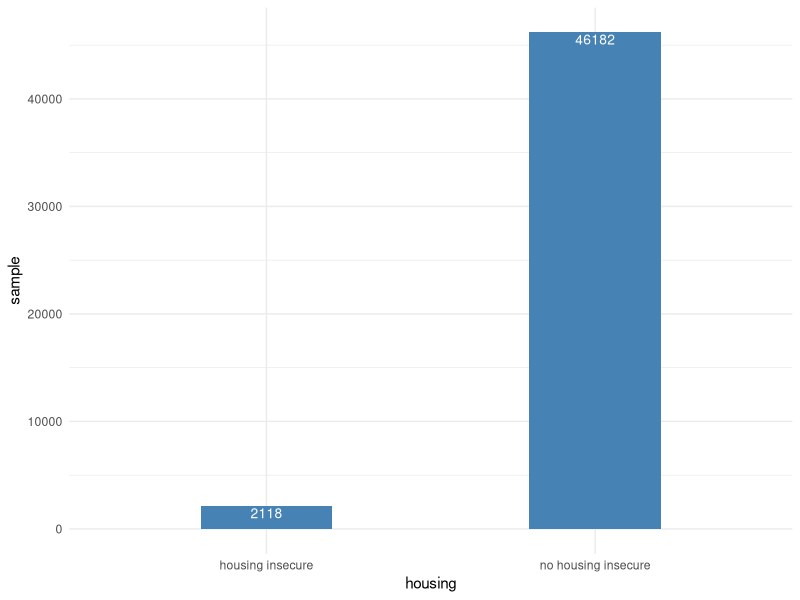
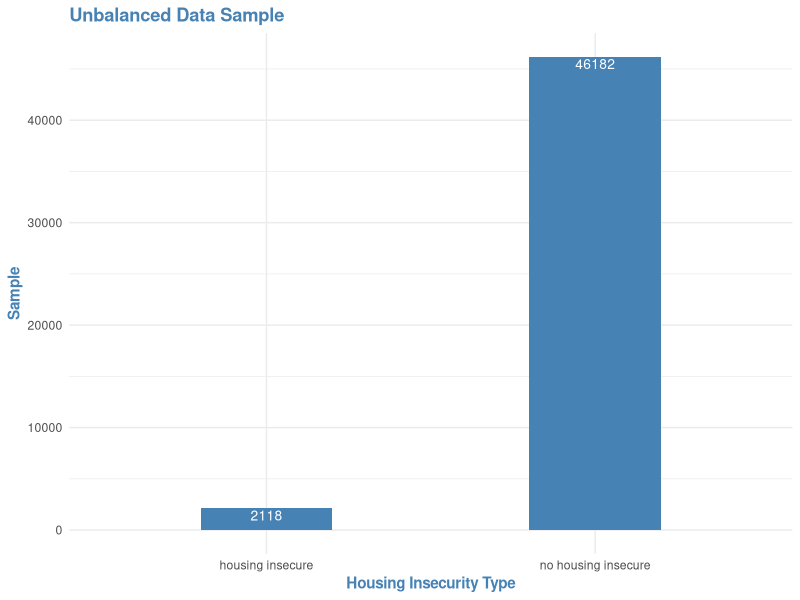
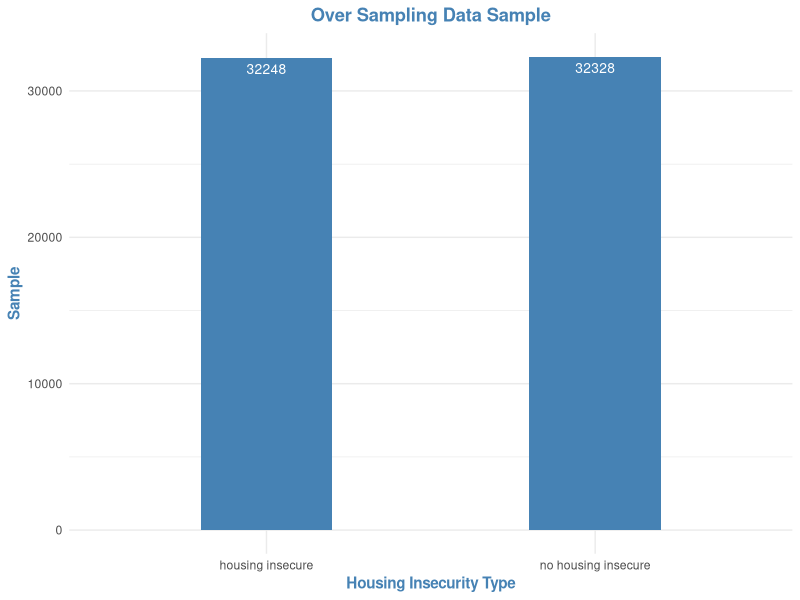
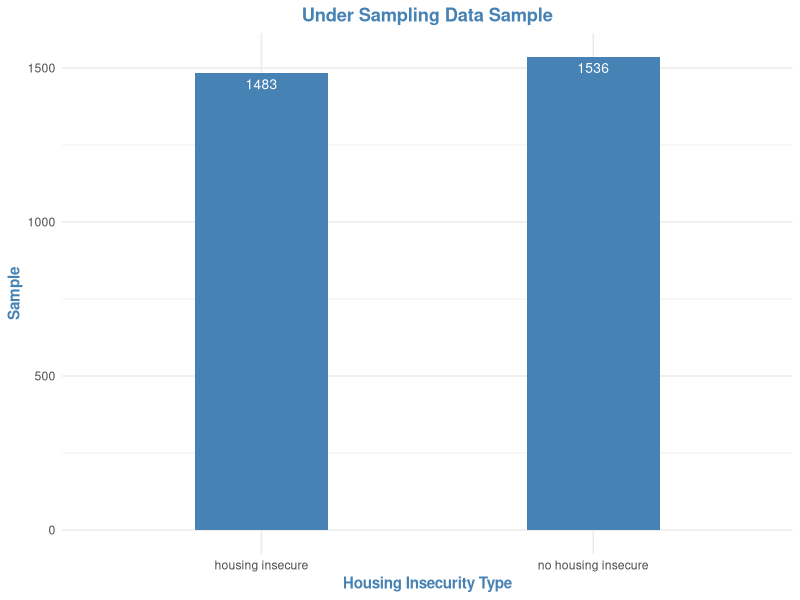
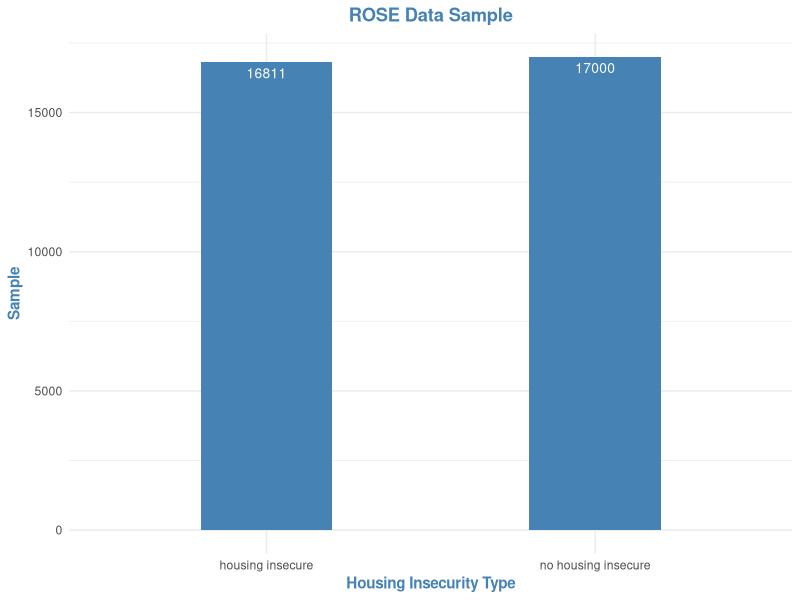

Write the R code that produced these figures, in order.
## ---- chunk 1
library(ggplot2)
## ---- chunk 2
unbalanced <- data.frame(housing = c("no housing insecure", "housing insecure"),
                sample = c(46182, 2118))

p1 <- ggplot(data = unbalanced, aes(x = housing, y = sample)) + geom_bar(stat = "identity", width = 0.4, fill = "steelblue") +
  geom_text(aes(label = sample), vjust = 1.2, color = "white", size = 3.5) + theme_minimal()
p1

text <- element_text(face = "bold", color = "steelblue")

p1 <- p1 + labs(title = "Unbalanced Data Sample", x = "Housing Insecurity Type", y = "Sample") +
  theme(title = element_text(hjust = 0.5), plot.title = text, axis.title = text)
p1
## ---- chunk 3
unbalanced <- data.frame(housing = c("no housing insecure", "housing insecure"),
                sample = c(32328, 32248))

p2 <- ggplot(data = unbalanced, aes(x = housing, y = sample)) + geom_bar(stat = "identity", width = 0.4, fill = "steelblue") + geom_text(aes(label = sample), vjust = 1.6, color = "white", size = 3.5) + theme_minimal()

text <- element_text(face = "bold", color = "steelblue")

p2 <- p2 + labs(title = "Over Sampling Data Sample", x = "Housing Insecurity Type", y = "Sample") + theme(plot.title = element_text(hjust = 0.5)) + theme(plot.title = text, axis.title = text)
p2
## ---- chunk 4
unbalanced <- data.frame(housing = c("no housing insecure", "housing insecure"),
                sample = c(1536, 1483))

p3 <- ggplot(data = unbalanced, aes(x = housing, y = sample)) + geom_bar(stat = "identity", width = 0.4, fill = "steelblue") + geom_text(aes(label = sample), vjust = 1.6, color = "white", size = 3.5) + theme_minimal()

text <- element_text(face = "bold", color = "steelblue")

p3 <- p3 + labs(title = "Under Sampling Data Sample", x = "Housing Insecurity Type", y = "Sample") + theme(plot.title = element_text(hjust = 0.5)) + theme(plot.title = text, axis.title = text)
p3
## ---- chunk 5
unbalanced <- data.frame(housing = c("no housing insecure", "housing insecure"), sample = c(17000, 16811))

p4 <- ggplot(data = unbalanced, aes(x = housing, y = sample)) + geom_bar(stat = "identity", width = 0.4, fill = "steelblue") + geom_text(aes(label = sample), vjust = 1.6, color = "white", size = 3.5) + theme_minimal()

text <- element_text(face = "bold", color = "steelblue")

p4 <- p4 + labs(title = "ROSE Data Sample", x = "Housing Insecurity Type", y = "Sample") + theme(plot.title = element_text(hjust = 0.5)) + theme(plot.title = text, axis.title = text)
p4
